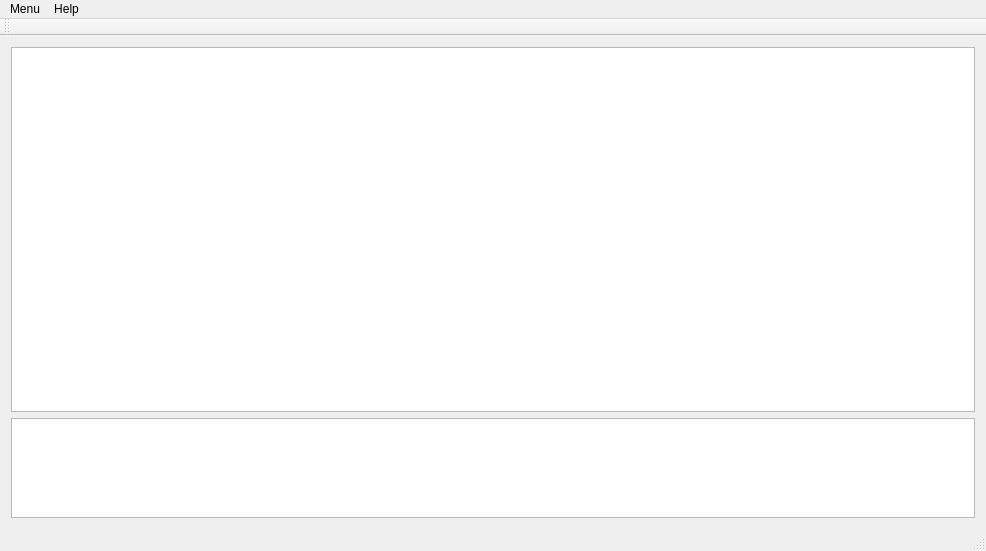
<?xml version="1.0" encoding="UTF-8"?>
<ui version="4.0">
 <class>K2StatusV2</class>
 <widget class="QMainWindow" name="K2StatusV2">
  <property name="geometry">
   <rect>
    <x>0</x>
    <y>0</y>
    <width>986</width>
    <height>551</height>
   </rect>
  </property>
  <property name="windowTitle">
   <string>K2StatusV2</string>
  </property>
  <widget class="QWidget" name="centralWidget">
   <layout class="QVBoxLayout" name="verticalLayout">
    <item>
     <widget class="QTableView" name="MyMetadataTableView"/>
    </item>
    <item>
     <widget class="QTextBrowser" name="textBrowser">
      <property name="sizePolicy">
       <sizepolicy hsizetype="Expanding" vsizetype="Minimum">
        <horstretch>0</horstretch>
        <verstretch>0</verstretch>
       </sizepolicy>
      </property>
      <property name="minimumSize">
       <size>
        <width>0</width>
        <height>0</height>
       </size>
      </property>
      <property name="maximumSize">
       <size>
        <width>16777215</width>
        <height>100</height>
       </size>
      </property>
      <property name="baseSize">
       <size>
        <width>0</width>
        <height>0</height>
       </size>
      </property>
     </widget>
    </item>
   </layout>
  </widget>
  <widget class="QMenuBar" name="menuBar">
   <property name="geometry">
    <rect>
     <x>0</x>
     <y>0</y>
     <width>986</width>
     <height>19</height>
    </rect>
   </property>
   <widget class="QMenu" name="menuMenu">
    <property name="title">
     <string>Menu</string>
    </property>
    <addaction name="actionAdd_a_Connection"/>
    <addaction name="actionDisconnect"/>
    <addaction name="separator"/>
    <addaction name="actionLoad_Station_list"/>
    <addaction name="actionGraph"/>
    <addaction name="actionEnable_Logging"/>
    <addaction name="separator"/>
    <addaction name="actionQuit"/>
   </widget>
   <widget class="QMenu" name="menuHelp">
    <property name="title">
     <string>Help</string>
    </property>
    <addaction name="actionDebug_Mode"/>
    <addaction name="actionAbout_Me"/>
    <addaction name="actionAbout_QT"/>
   </widget>
   <addaction name="menuMenu"/>
   <addaction name="menuHelp"/>
  </widget>
  <widget class="QToolBar" name="mainToolBar">
   <attribute name="toolBarArea">
    <enum>TopToolBarArea</enum>
   </attribute>
   <attribute name="toolBarBreak">
    <bool>false</bool>
   </attribute>
  </widget>
  <widget class="QStatusBar" name="statusBar"/>
  <action name="actionLoad_Station_list">
   <property name="text">
    <string>Add a Station</string>
   </property>
  </action>
  <action name="actionAdd_a_Connection">
   <property name="text">
    <string>Connect to EW (UDP)</string>
   </property>
  </action>
  <action name="actionGraph">
   <property name="text">
    <string>Graph</string>
   </property>
  </action>
  <action name="actionAbout_Me">
   <property name="text">
    <string>About Me</string>
   </property>
  </action>
  <action name="actionAbout_QT">
   <property name="text">
    <string>About QT</string>
   </property>
  </action>
  <action name="actionDebug_Mode">
   <property name="text">
    <string>Debug Mode</string>
   </property>
  </action>
  <action name="actionQuit">
   <property name="text">
    <string>Quit</string>
   </property>
  </action>
  <action name="actionDisconnect">
   <property name="text">
    <string>Disconnect</string>
   </property>
  </action>
  <action name="actionEnable_Logging">
   <property name="checkable">
    <bool>true</bool>
   </property>
   <property name="text">
    <string>Enable Logging</string>
   </property>
  </action>
 </widget>
 <layoutdefault spacing="6" margin="11"/>
 <resources/>
 <connections/>
</ui>
